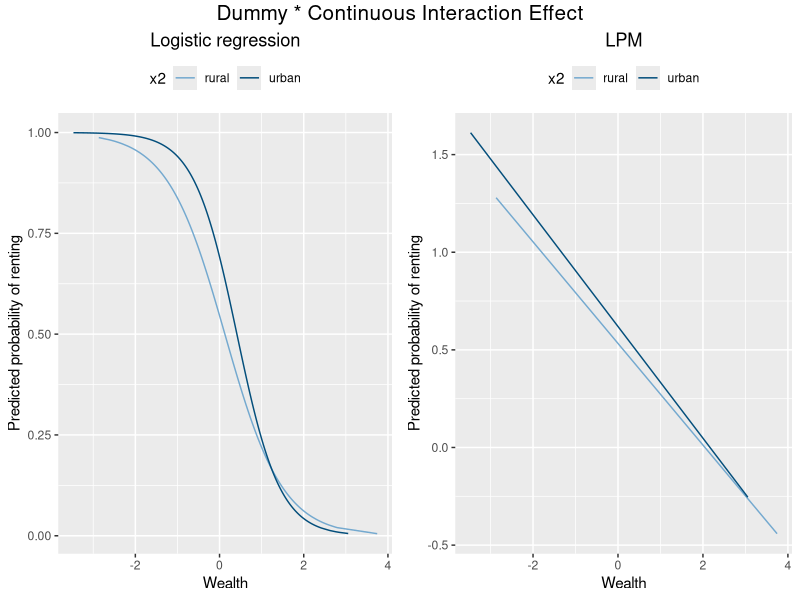
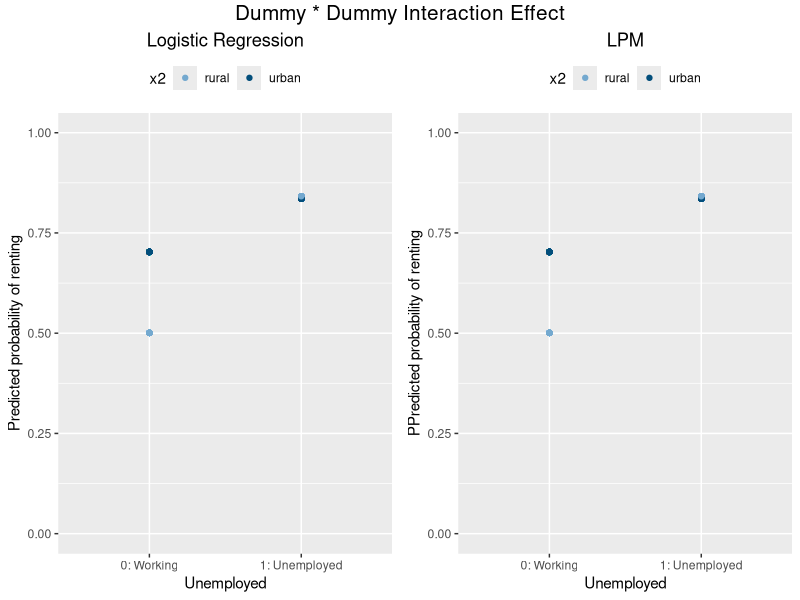
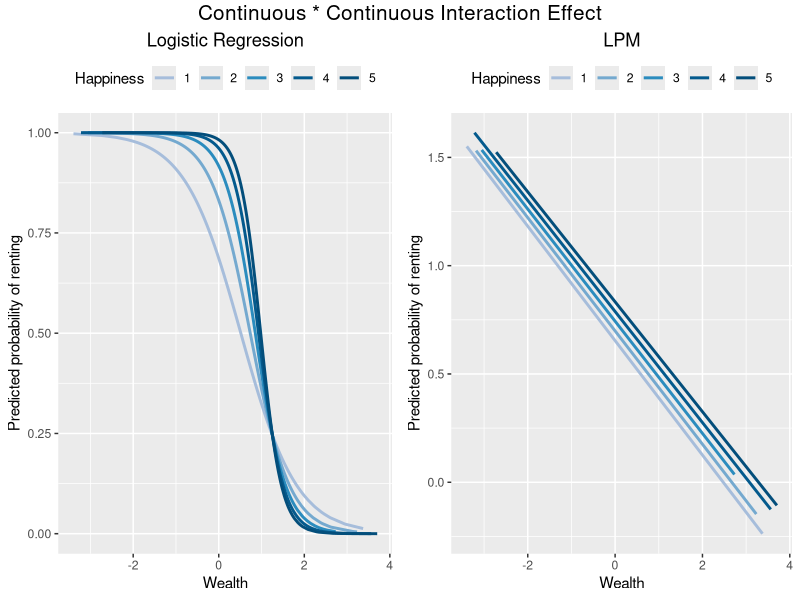

R code for these plots, in order:
require(ggplot2)
require(gridExtra)
require(grid)

set.seed(45683)

prob2logit <- function(x){
  logit = log(x / (1 - x))
}


intercept <- prob2logit(0.5)

#Simulate dummy x continuous
sim_dummy_cont = function(sample_size = 3000, beta_0 = intercept, beta_1 = -1.5, beta_2= 0.8, beta_3 = -0.4) {
  x1 = rnorm(n = sample_size)
  x2 = rbinom(n = sample_size, size = 1, prob = 0.7)
  eta = beta_0 + beta_1 * x1+ beta_2 * x2 + beta_3 * (x2 * x1)
  p = 1 / (1 + exp(-eta))
  y = rbinom(n = sample_size, size = 1, prob = p)
  data.frame(y, x1, x2)}

#Simulate dummy x dummy 
sim_dummy_dummy = function(sample_size = 3000, beta_0 = intercept, beta_1 = +1.5, beta_2= +0.8, beta_3 = -0.6) {
  x1 = rbinom(n = sample_size, size = 1, prob = 0.3)
  x2 = rbinom(n = sample_size, size = 1, prob = 0.7)
  eta = beta_0 + beta_1 * x1+ beta_2 * x2 + beta_3 * (x2 * x1)
  p = 1 / (1 + exp(-eta))
  y = rbinom(n = sample_size, size = 1, prob = p)
  data.frame(y, x1, x2)}

#simulate continuous x continuous
sim_cont_cont = function(sample_size = 3000, beta_0 = intercept, beta_1 = -0.5, beta_2= 0.8, beta_3 = -0.8) {
  x1 = rnorm(n = sample_size)
  x2 = sample(rep(1:5, each = (sample_size/5)))
  eta = beta_0 + beta_1 * x1+ beta_2 * x2 + beta_3 * (x2 * x1)
  p = 1 / (1 + exp(-eta))
  y = rbinom(n = sample_size, size = 1, prob = p)
  data.frame(y, x1, x2)}


#Simulate data
data = sim_dummy_cont()

#Dummy x cont
logit <- glm(y ~ x1 + x2 + (x2*x1), data = data,  family=binomial(link='logit'))
pred_logit <- data.frame(unlist(logit$fitted.values), unlist(data$x1), unlist(as.factor(data$x2)))
names(pred_logit) = c("pred","x1", "x2")

p1 <- ggplot(pred_logit, aes(x=x1, y=pred, color=x2)) + 
      geom_line() +
      scale_color_manual(values=c('#74a9cf','#034e7b'), labels = c("rural", "urban")) +
      ggtitle("Logistic regression") +
      theme(plot.title = element_text(hjust = 0.5))+
      theme(legend.position="top")+ 
      ylab("Predicted probability of renting") +
      xlab("Wealth")


#Run LPM
lpm <- lm(y ~ x1 + x2 + (x2*x1), data = data)
pred_lpm <- data.frame(unlist(lpm$fitted.values), unlist(data$x1), unlist(as.factor(data$x2)))
names(pred_lpm) = c("pred","x1", "x2")

p2 <- ggplot(pred_lpm, aes(x=x1, y=pred, color=x2)) + 
      geom_line() +
      scale_color_manual(values=c('#74a9cf','#034e7b'), labels = c("rural", "urban")) +
      ggtitle("LPM") +
      theme(plot.title = element_text(hjust = 0.5)) +
      theme(legend.position="top")+ 
      ylab("Predicted probability of renting") +
      xlab("Wealth") 

grid.arrange(p1, p2, ncol =2, top = textGrob("Dummy * Continuous Interaction Effect", 
                                             gp=gpar(fontsize=15)))


#Simulate dummy x dummy 
data = sim_dummy_dummy()
logit <- glm(y ~ x1 + x2 + (x2*x1), data = data,  family=binomial(link='logit'))
pred_logit <- data.frame(unlist(logit$fitted.values), unlist(data$x1), unlist(as.factor(data$x2)))
names(pred_logit) = c("pred","x1", "x2")
lpm <- lm(y ~ x1 + x2 + (x2*x1), data = data)
pred_lpm <- data.frame(unlist(lpm$fitted.values), unlist(data$x1), unlist(as.factor(data$x2)))
names(pred_lpm) = c("pred","x1", "x2")

p3 <- ggplot(pred_logit, aes(x=x1, y=pred, color=x2)) + 
  geom_point() +
  scale_color_manual(values=c('#74a9cf','#034e7b'), labels = c("rural", "urban")) +
  ggtitle("Logistic Regression")+
  theme(plot.title = element_text(hjust = 0.5)) +
  theme(legend.position="top")+ 
  ylab("Predicted probability of renting")+
  xlab("Unemployed") +
  scale_x_discrete(limits = c(0,1), labels=c("0" = "0: Working", "1" = "1: Unemployed"))+
  ylim(0,1)


p4 <- ggplot(pred_lpm, aes(x=x1, y=pred, color=x2)) + 
  geom_point() +
  scale_color_manual(values=c('#74a9cf','#034e7b'), labels = c("rural", "urban")) +
  ggtitle("LPM")+
  theme(plot.title = element_text(hjust = 0.5)) +
  theme(legend.position="top")+ 
  ylab("PPredicted probability of renting") +
  xlab("Unemployed")+
  scale_x_discrete(limits = c(0,1), labels=c("0" = "0: Working", "1" = "1: Unemployed")) +
  ylim(0,1)

grid.arrange(p3, p4, ncol =2, top = textGrob("Dummy * Dummy Interaction Effect", 
                                             gp=gpar(fontsize=15)))


#Simulate cont x cont 
data = sim_cont_cont()
logit <- glm(y ~ x1 + x2 + (x2*x1), data = data,  family=binomial(link='logit'))
pred_logit <- data.frame(unlist(logit$fitted.values), unlist(data$x1), unlist(data$x2))
names(pred_logit) = c("pred","x1", "x2")
lpm <- lm(y ~ x1 + x2 + (x2*x1), data = data)
pred_lpm <- data.frame(unlist(lpm$fitted.values), unlist(data$x1), unlist(data$x2))
names(pred_lpm) = c("pred","x1", "x2")

p5 <- ggplot(pred_logit, aes(x=x1, y=pred, color = as.factor(x2))) + 
  #geom_point()+
  geom_line(size = 1) +
  ggtitle("Logistic Regression") +
  theme(plot.title = element_text(hjust = 0.5)) +
  theme(legend.position="top")+ 
  ylab("Predicted probability of renting")+
  xlab("Wealth") +
  labs(colour = "Happiness") +
  scale_color_discrete(type=c( '#a6bddb', '#74a9cf', '#2b8cbe', '#045a8d', '#034e7b'))

p6 <- ggplot(pred_lpm, aes(x=x1, y=pred, color = as.factor(x2))) + 
  geom_line(size=1) +
  ggtitle("LPM") +
  theme(plot.title = element_text(hjust = 0.5)) +
  theme(legend.position="top")+ 
  ylab("Predicted probability of renting")+
  xlab("Wealth") +
  labs(colour = "Happiness") +
  scale_color_discrete(type=c( '#a6bddb', '#74a9cf', '#2b8cbe', '#045a8d', '#034e7b'))



grid.arrange(p5, p6, ncol =2,top = textGrob("Continuous * Continuous Interaction Effect", 
                                            gp=gpar(fontsize=15)))

